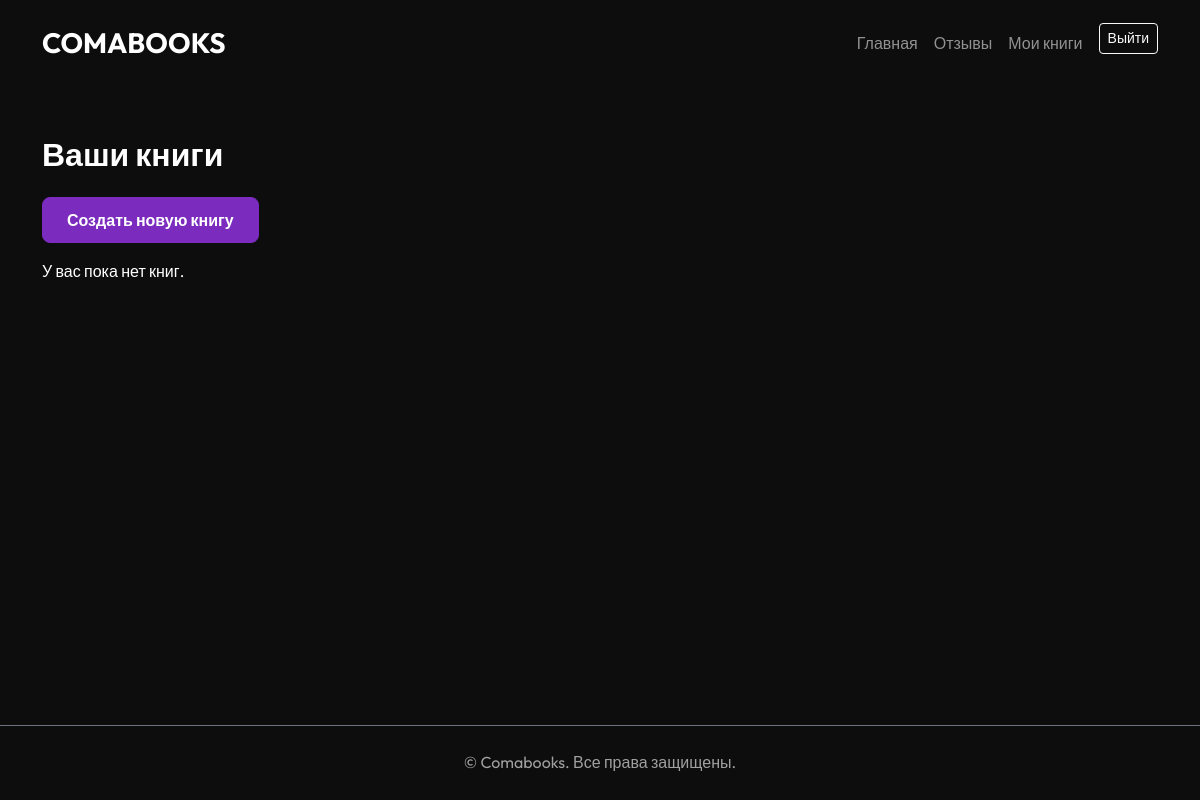
The app's page /dashboard/ (signed in), older data.
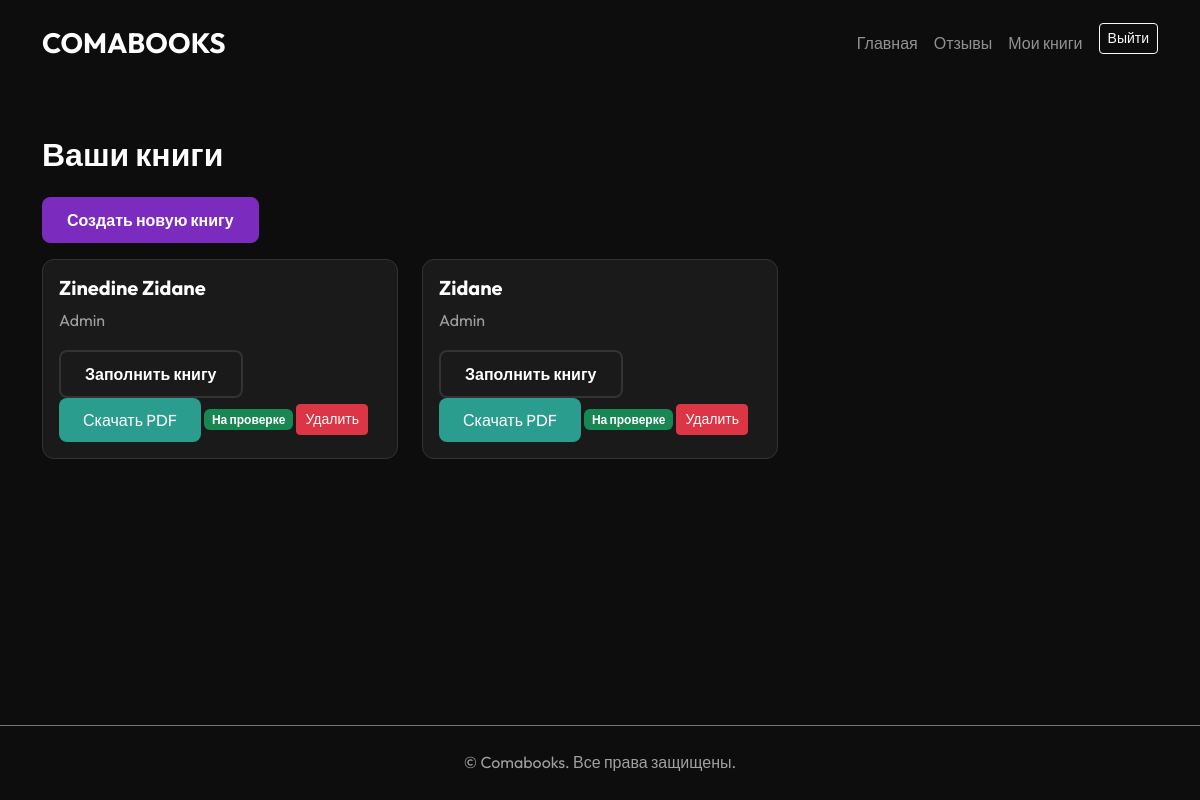
The same page, newer data.
### config/models.py (models this page shows, shortened)
class Book(models.Model):
    STATUS_CHOICES = [
        ('draft', 'Черновик'),
        ('completed', 'Завершено (Ждет проверки)'),
        ('printed', 'Напечатано'),
    ]
    user = models.ForeignKey(settings.AUTH_USER_MODEL, on_delete=models.CASCADE, related_name="books")
    title = models.CharField(max_length=255, verbose_name="Название книги")
    author = models.CharField(max_length=255, verbose_name="Автор")
    subtitle = models.CharField(max_length=255, blank=True, null=True, verbose_name="Подзаголовок")
    dedication = models.ForeignKey(BookDedication, on_delete=models.SET_NULL, null=True, blank=True, verbose_name="Посвящение")
    status = models.CharField(max_length=20, choices=STATUS_CHOICES, default='draft', verbose_name="Статус")
    is_notification_sent = models.BooleanField(default=False, verbose_name="Уведомление отправлено")
    created_at = models.DateTimeField(auto_now_add=True)

### config/views.py (the view)
# urls.py: path("dashboard/", views.dashboard, name="dashboard"),
@login_required
def dashboard(request):
    books = Book.objects.filter(user=request.user)
    return render(request, "books/dashboard.html", {"books": books})

### templates/books/dashboard.html (shortened to what this page needs)
{% extends "_base.html" %}
{% block content %}
<div class="container mt-5">
    <h2>Ваши книги</h2>
    <a href="{% url 'create_book' %}" class="btn btn-primary mb-3">Создать новую книгу</a>
    <div class="row">
        {% for book in books %}
        <div class="col-md-4">
            <div class="card mb-4">
                <div class="card-body">
                    <h5 class="card-title">{{ book.title }}</h5>
                    <p class="card-text">{{ book.author }}</p>
                    <a href="{% url 'edit_pages' book.id %}" class="btn btn-secondary">Заполнить книгу</a>
                    <a href="{% url 'generate_pdf' book.id %}" class="btn btn-success">Скачать PDF</a>
                    {% if book.status == 'draft' %}
                    <form action="{% url 'finish_book' book.id %}" method="post" class="d-inline">
                        {% csrf_token %}
                        <button type="submit" class="btn btn-warning">Отправить на проверку</button>
                    </form>
                    {% else %}
                    <span class="badge bg-success">На проверке</span>
                    {% endif %}
                    <form action="{% url 'delete_book' book.id %}" method="post" class="d-inline"
                        onsubmit="return confirm('Вы уверены, что хотите удалить эту книгу?');">
                        <button type="submit" class="btn btn-danger btn-sm">Удалить</button>
                    </form>
                </div>
            </div>
        </div>
        {% empty %}
        <p>У вас пока нет книг.</p>
        {% endfor %}
    </div>
</div>
{% endblock %}

Row changes from the older to the newer data that the page shows:
added Book: title "Zinedine Zidane", author "Admin", status "На проверке"
added Book: title "Zidane", author "Admin", status "На проверке"
Text that changed along with them:
text no longer shown: "У вас пока нет книг."
